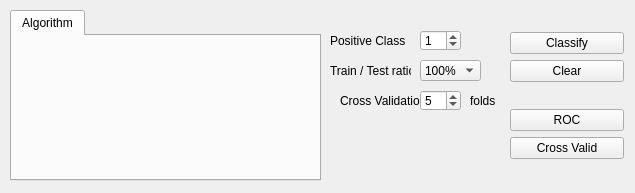
<?xml version="1.0" encoding="UTF-8"?>
<ui version="4.0">
 <class>optionsClassifyWidget</class>
 <widget class="QWidget" name="optionsClassifyWidget">
  <property name="geometry">
   <rect>
    <x>0</x>
    <y>0</y>
    <width>635</width>
    <height>193</height>
   </rect>
  </property>
  <property name="sizePolicy">
   <sizepolicy hsizetype="Fixed" vsizetype="Fixed">
    <horstretch>0</horstretch>
    <verstretch>0</verstretch>
   </sizepolicy>
  </property>
  <property name="windowTitle">
   <string>Drawing Toolbar</string>
  </property>
  <property name="autoFillBackground">
   <bool>false</bool>
  </property>
  <widget class="QWidget" name="layoutWidget">
   <property name="geometry">
    <rect>
     <x>510</x>
     <y>10</y>
     <width>114</width>
     <height>171</height>
    </rect>
   </property>
   <property name="font">
    <font>
     <pointsize>9</pointsize>
    </font>
   </property>
   <layout class="QVBoxLayout">
    <item>
     <spacer name="spacer_2">
      <property name="font">
       <font>
        <pointsize>9</pointsize>
       </font>
      </property>
      <property name="orientation">
       <enum>Qt::Vertical</enum>
      </property>
      <property name="sizeHint" stdset="0">
       <size>
        <width>20</width>
        <height>40</height>
       </size>
      </property>
     </spacer>
    </item>
    <item>
     <widget class="QPushButton" name="classifyButton">
      <property name="font">
       <font>
        <pointsize>9</pointsize>
       </font>
      </property>
      <property name="toolTip">
       <string>&lt;!DOCTYPE HTML PUBLIC &quot;-//W3C//DTD HTML 4.0//EN&quot; &quot;http://www.w3.org/TR/REC-html40/strict.dtd&quot;&gt;
&lt;html&gt;&lt;head&gt;&lt;meta name=&quot;qrichtext&quot; content=&quot;1&quot; /&gt;&lt;style type=&quot;text/css&quot;&gt;
p, li { white-space: pre-wrap; }
&lt;/style&gt;&lt;/head&gt;&lt;body style=&quot; font-family:'MS Shell Dlg 2'; font-size:8.25pt; font-weight:400; font-style:normal;&quot;&gt;
&lt;p style=&quot; margin-top:0px; margin-bottom:0px; margin-left:0px; margin-right:0px; -qt-block-indent:0; text-indent:0px;&quot;&gt;&lt;span style=&quot; font-size:8pt;&quot;&gt;Classify the data using the current algorithm&lt;/span&gt;&lt;/p&gt;&lt;/body&gt;&lt;/html&gt;</string>
      </property>
      <property name="text">
       <string>Classify</string>
      </property>
     </widget>
    </item>
    <item>
     <widget class="QPushButton" name="clearButton">
      <property name="font">
       <font>
        <pointsize>9</pointsize>
       </font>
      </property>
      <property name="toolTip">
       <string>Clear the model information
(does NOT clear the data)</string>
      </property>
      <property name="text">
       <string>Clear</string>
      </property>
     </widget>
    </item>
    <item>
     <spacer name="spacer">
      <property name="font">
       <font>
        <pointsize>9</pointsize>
       </font>
      </property>
      <property name="orientation">
       <enum>Qt::Vertical</enum>
      </property>
      <property name="sizeHint" stdset="0">
       <size>
        <width>20</width>
        <height>40</height>
       </size>
      </property>
     </spacer>
    </item>
    <item>
     <widget class="QPushButton" name="rocButton">
      <property name="enabled">
       <bool>true</bool>
      </property>
      <property name="font">
       <font>
        <pointsize>9</pointsize>
       </font>
      </property>
      <property name="toolTip">
       <string>Display Receiver-Operator-Characteristic (ROC) curve
for the last training or cross-validation</string>
      </property>
      <property name="text">
       <string>ROC</string>
      </property>
     </widget>
    </item>
    <item>
     <widget class="QPushButton" name="crossValidButton">
      <property name="enabled">
       <bool>true</bool>
      </property>
      <property name="font">
       <font>
        <pointsize>9</pointsize>
       </font>
      </property>
      <property name="toolTip">
       <string>&lt;!DOCTYPE HTML PUBLIC &quot;-//W3C//DTD HTML 4.0//EN&quot; &quot;http://www.w3.org/TR/REC-html40/strict.dtd&quot;&gt;
&lt;html&gt;&lt;head&gt;&lt;meta name=&quot;qrichtext&quot; content=&quot;1&quot; /&gt;&lt;style type=&quot;text/css&quot;&gt;
p, li { white-space: pre-wrap; }
&lt;/style&gt;&lt;/head&gt;&lt;body style=&quot; font-family:'MS Shell Dlg 2'; font-size:8.25pt; font-weight:400; font-style:normal;&quot;&gt;
&lt;p style=&quot; margin-top:0px; margin-bottom:0px; margin-left:0px; margin-right:0px; -qt-block-indent:0; text-indent:0px;&quot;&gt;&lt;span style=&quot; font-size:8pt;&quot;&gt;Perform Cross-Validation and display results BoxPlot&lt;/span&gt;&lt;/p&gt;&lt;/body&gt;&lt;/html&gt;</string>
      </property>
      <property name="text">
       <string>Cross Valid</string>
      </property>
     </widget>
    </item>
    <item>
     <spacer>
      <property name="font">
       <font>
        <pointsize>9</pointsize>
       </font>
      </property>
      <property name="orientation">
       <enum>Qt::Vertical</enum>
      </property>
      <property name="sizeHint" stdset="0">
       <size>
        <width>20</width>
        <height>40</height>
       </size>
      </property>
     </spacer>
    </item>
   </layout>
  </widget>
  <widget class="QWidget" name="optionWidget" native="true">
   <property name="geometry">
    <rect>
     <x>330</x>
     <y>10</y>
     <width>181</width>
     <height>171</height>
    </rect>
   </property>
   <property name="font">
    <font>
     <pointsize>9</pointsize>
    </font>
   </property>
   <widget class="QLabel" name="label">
    <property name="enabled">
     <bool>true</bool>
    </property>
    <property name="geometry">
     <rect>
      <x>0</x>
      <y>50</y>
      <width>81</width>
      <height>21</height>
     </rect>
    </property>
    <property name="font">
     <font>
      <pointsize>9</pointsize>
     </font>
    </property>
    <property name="text">
     <string>Train / Test ratio</string>
    </property>
   </widget>
   <widget class="QComboBox" name="traintestRatioCombo">
    <property name="enabled">
     <bool>true</bool>
    </property>
    <property name="geometry">
     <rect>
      <x>90</x>
      <y>50</y>
      <width>61</width>
      <height>21</height>
     </rect>
    </property>
    <property name="font">
     <font>
      <pointsize>9</pointsize>
     </font>
    </property>
    <property name="toolTip">
     <string>Ratio between training and testing samples
(100% means all samples are used for training)</string>
    </property>
    <property name="currentIndex">
     <number>7</number>
    </property>
    <item>
     <property name="text">
      <string>10%</string>
     </property>
    </item>
    <item>
     <property name="text">
      <string>25%</string>
     </property>
    </item>
    <item>
     <property name="text">
      <string>33%</string>
     </property>
    </item>
    <item>
     <property name="text">
      <string>50%</string>
     </property>
    </item>
    <item>
     <property name="text">
      <string>66%</string>
     </property>
    </item>
    <item>
     <property name="text">
      <string>75%</string>
     </property>
    </item>
    <item>
     <property name="text">
      <string>90%</string>
     </property>
    </item>
    <item>
     <property name="text">
      <string>100%</string>
     </property>
    </item>
   </widget>
   <widget class="QLabel" name="label_5">
    <property name="enabled">
     <bool>true</bool>
    </property>
    <property name="geometry">
     <rect>
      <x>140</x>
      <y>80</y>
      <width>31</width>
      <height>21</height>
     </rect>
    </property>
    <property name="font">
     <font>
      <pointsize>9</pointsize>
     </font>
    </property>
    <property name="text">
     <string>folds</string>
    </property>
   </widget>
   <widget class="QSpinBox" name="foldCountSpin">
    <property name="enabled">
     <bool>true</bool>
    </property>
    <property name="geometry">
     <rect>
      <x>90</x>
      <y>80</y>
      <width>41</width>
      <height>21</height>
     </rect>
    </property>
    <property name="font">
     <font>
      <pointsize>9</pointsize>
     </font>
    </property>
    <property name="toolTip">
     <string>Number of cross-validation folds</string>
    </property>
    <property name="minimum">
     <number>1</number>
    </property>
    <property name="maximum">
     <number>20</number>
    </property>
    <property name="value">
     <number>5</number>
    </property>
   </widget>
   <widget class="QSpinBox" name="positiveSpin">
    <property name="geometry">
     <rect>
      <x>90</x>
      <y>20</y>
      <width>41</width>
      <height>21</height>
     </rect>
    </property>
    <property name="font">
     <font>
      <pointsize>9</pointsize>
     </font>
    </property>
    <property name="minimum">
     <number>0</number>
    </property>
    <property name="maximum">
     <number>255</number>
    </property>
    <property name="value">
     <number>1</number>
    </property>
   </widget>
   <widget class="QLabel" name="label_20">
    <property name="geometry">
     <rect>
      <x>0</x>
      <y>20</y>
      <width>81</width>
      <height>21</height>
     </rect>
    </property>
    <property name="font">
     <font>
      <pointsize>9</pointsize>
     </font>
    </property>
    <property name="text">
     <string>Positive Class</string>
    </property>
   </widget>
  </widget>
  <widget class="QTabWidget" name="tabWidget">
   <property name="geometry">
    <rect>
     <x>10</x>
     <y>10</y>
     <width>311</width>
     <height>171</height>
    </rect>
   </property>
   <property name="font">
    <font>
     <pointsize>9</pointsize>
    </font>
   </property>
   <property name="currentIndex">
    <number>0</number>
   </property>
   <widget class="QWidget" name="tab">
    <attribute name="title">
     <string>Algorithm</string>
    </attribute>
   </widget>
  </widget>
  <widget class="QLabel" name="label_9">
   <property name="enabled">
    <bool>true</bool>
   </property>
   <property name="geometry">
    <rect>
     <x>340</x>
     <y>90</y>
     <width>80</width>
     <height>21</height>
    </rect>
   </property>
   <property name="font">
    <font>
     <pointsize>9</pointsize>
    </font>
   </property>
   <property name="text">
    <string>Cross Validation</string>
   </property>
  </widget>
 </widget>
 <resources/>
 <connections/>
</ui>
